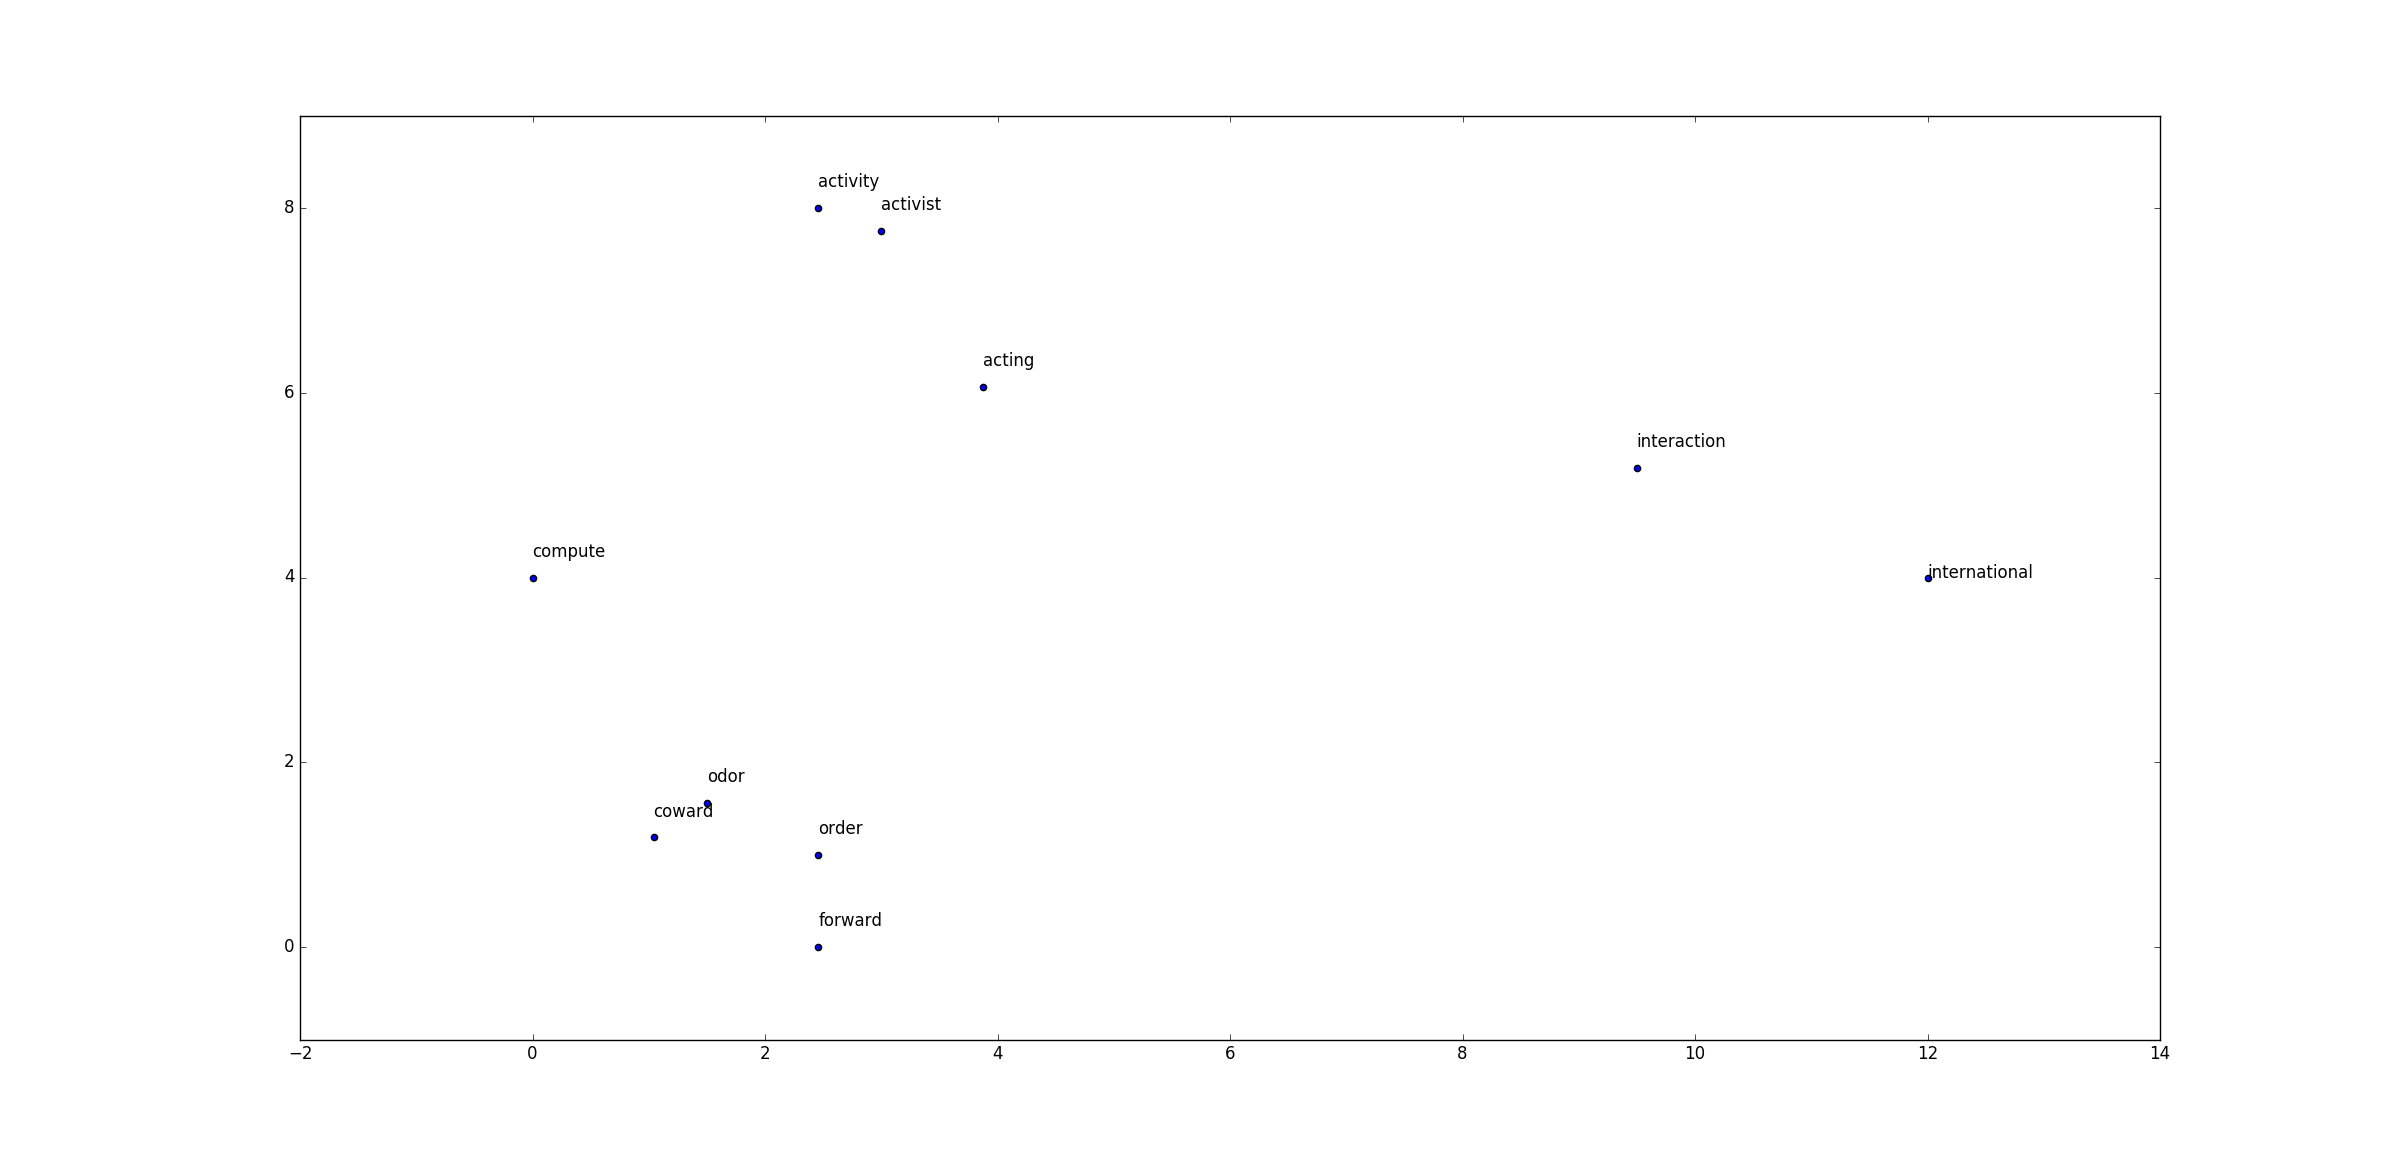

This figure's Python source:
import random

import matplotlib.pyplot as plt
import numpy as np

# set precision
np.set_printoptions(precision=3)


def get_dis_matrix(fname='fastmap-data.txt'):
    """
        return a numpy array for distance,
        array[i][j] will return distance between point i and j
    """
    distance_matrix = np.zeros((11, 11))  # init a 11 by 11 matrix to fill

    with open(fname) as f:
        for line in f.readlines():
            x, y, cur_dist = [int(num) for num in line.split('\t')]

            distance_matrix[x][y] = cur_dist
            distance_matrix[y][x] = cur_dist
    return distance_matrix


def get_furthest_point(matrix, point):
    """
        given a matrix, a point, return its furthest pair of point
        O(n) runtime
    """
    # furthest_p = -1
    max_dist = max(matrix[point,])
    for i, val in enumerate(matrix[point,]):
        if val == max_dist:
            return i
    return -1


def get_far_pair(dis_matrix):
    """
        use a random point, find its furthest pair, and then, find furthest pair for that point
        return the final pair and distance
    """
    rand_p = random.randint(1, 10)

    # find furthest pair for rand_p
    furthest_p1 = get_furthest_point(dis_matrix, rand_p)
    furthest_p2 = get_furthest_point(dis_matrix, furthest_p1)

    for i in range(3):  # run 3 more times to make sure we get the fairest pair
        furthest_p1 = get_furthest_point(dis_matrix, furthest_p2)
        furthest_p2 = get_furthest_point(dis_matrix, furthest_p1)

    max_dist = dis_matrix[furthest_p1][furthest_p2]

    # make sure using the smaller one as the zero point
    p1 = min([furthest_p1, furthest_p2])
    p2 = max([furthest_p1, furthest_p2])
    # print('p1:{}\np2:{}\nmax:{}'.format(p1, p2, max_dist))
    return p1, p2, max_dist


def get_projected_dist(o, a, b, matrix):
    """
        get the projected distance using piv_a and piv_b to form line (base of triangle)
    """
    temp = matrix[a][b] ** 2 + matrix[a][o] ** 2 - matrix[o][b] ** 2
    denominator = 2 * matrix[a][b]
    projected_dist = float(temp / denominator)
    # print('projected_dist for {} with({},{}) is :{}'.format(o, a, b, projected_dist))
    return projected_dist


def fastmap(dist_matrix, dim=2):
    result_matrix = np.zeros((11, 2))

    while dim > 0:
        # identify the far pair and distance by heuristic
        piv_a, piv_b, piv_dist = get_far_pair(dist_matrix)

        if dis_matrix[piv_a][piv_b] == 0:
            print('dist between two far pivots are zero')
            result_matrix[:, 2 - dim] = 0.0
        else:
            # find projected distance Xi for each data point
            num_list = [num for num in range(1, 11)]
            for num in num_list:
                proj_dist = get_projected_dist(num, piv_a, piv_b, dist_matrix)
                result_matrix[num][2 - dim] = proj_dist

        # print('result matrix:\n{}'.format(result_matrix))
        # update the dis matrix
        dist_matrix = update_dist_matrix(dist_matrix, result_matrix, dim)
        dim -= 1

    return result_matrix


def update_dist_matrix(dist_matrix, result_matrix, dim):
    """
        update the distant matrix with new distance in hyperplane
    """
    updated_dist_matrix = np.zeros((11, 11))  # probably should not put here but pass in.
    for i in range(1, 11):
        for j in range(1, 11):
            updated_dist_matrix[i, j] = np.sqrt(np.square((dist_matrix[i, j])) -
                                                np.square(result_matrix[i, 2 - dim] - result_matrix[j, 2 - dim]))
    # print(updated_dist_matrix)
    return updated_dist_matrix


def plotter(result_matrix, words_list):
    """
        plot the word list and result location
    """
    # print('word list:{}\n res len:{}'.format(len(words_list), len(result_matrix)))
    x_list, y_list = [dp[0] for dp in result_matrix], [dp[1] for dp in result_matrix]
    plt.scatter(x_list, y_list)
    for i, word in enumerate(words_list):
        plt.annotate(word, result_matrix[i])
    plt.show()


def get_labels(fname):
    with open(fname) as f:
        return f.readlines()


fname = 'fastmap-data.txt'
label_fname = 'fastmap-wordlist.txt'
dis_matrix = get_dis_matrix(fname)
label_list = get_labels(label_fname)

# run the fastmap algorithm
dim = 2
result = fastmap(dis_matrix, dim)[1:]  # slice first entry cuz it's zero.
print('\n=== final ===\n{}'.format(result))

plotter(result, label_list)
